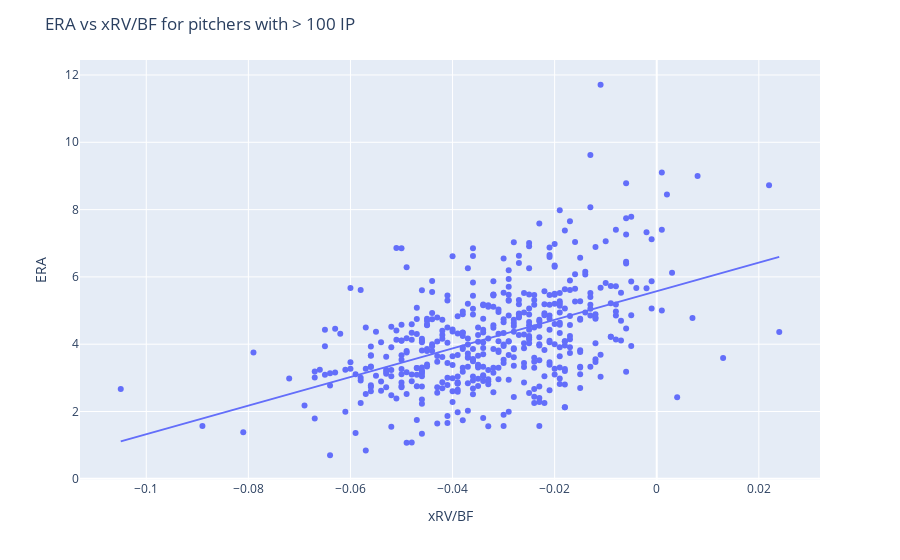

The code cell stored with this chart in its notebook:
### Code cell
import plotly.express as px

df_100 = df_23[df_23['IP'] > 20]

fig = px.scatter(df_100, x='xRV/BF', y='ERA', trendline='ols', hover_name='player_name', hover_data=['IP', 'ERA', 'xRV/BF'])

fig.update_layout(
    title='ERA vs xRV/BF for pitchers with > 100 IP',
    xaxis_title='xRV/BF',
    yaxis_title='ERA'
)

fig.show()

### Figure 1 — Plotly figure (JSON) as saved in the notebook; plotly's stock layout.template omitted (floating-point values rounded to 4 significant figures; data arrays with more than 128 entries replaced by an {"elided": "..."} marker saying what was removed)
{"data": [{"customdata": {"elided": "476x1 float values"}, "hovertemplate": "<b>%{hovertext}</b><br><br>xRV/BF=%{x}<br>ERA=%{y}<br>IP=%{customdata[0]}<extra></extra>", "hovertext": {"elided": "476 str values"}, "legendgroup": "", "marker": {"color": "#636efa", "symbol": "circle"}, "mode": "markers", "name": "", "orientation": "v", "showlegend": false, "type": "scatter", "x": {"elided": "476 float values"}, "xaxis": "x", "y": {"elided": "476 float values"}, "yaxis": "y"}, {"hovertemplate": "<b>OLS trendline</b><br>ERA = 42.5155 * xRV/BF + 5.5753<br>R<sup>2</sup>=0.236019<br><br>xRV/BF=%{x}<br>ERA=%{y} <b>(trend)</b><extra></extra>", "legendgroup": "", "marker": {"color": "#636efa", "symbol": "circle"}, "mode": "lines", "name": "", "showlegend": false, "type": "scatter", "x": {"elided": "476 float values"}, "xaxis": "x", "y": {"elided": "476 float values"}, "yaxis": "y"}], "layout": {"legend": {"tracegroupgap": 0}, "margin": {"t": 60}, "title": {"text": "ERA vs xRV/BF for pitchers with > 100 IP"}, "xaxis": {"anchor": "y", "domain": [0, 1], "title": {"text": "xRV/BF"}}, "yaxis": {"anchor": "x", "domain": [0, 1], "title": {"text": "ERA"}}}}
